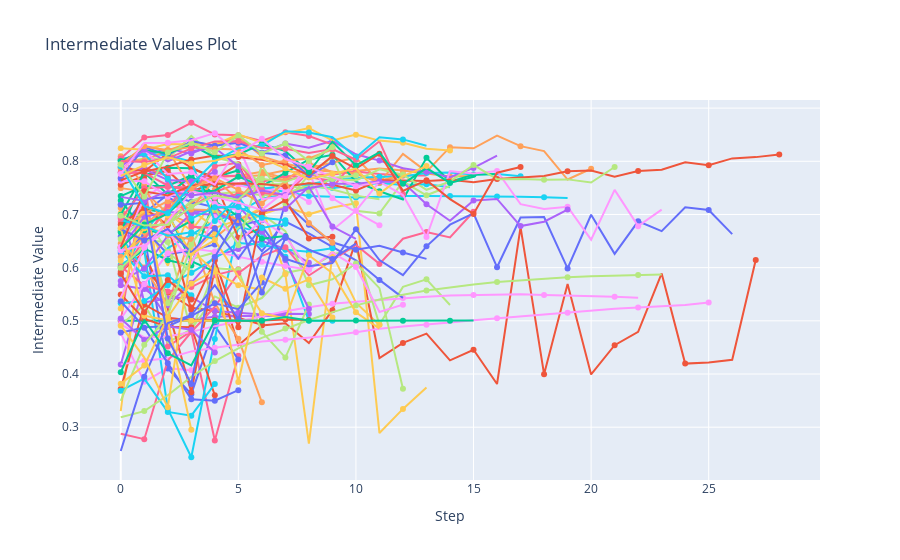

The notebook cell this image was saved under:
### Code cell
optuna.visualization.plot_intermediate_values(study)

### Figure 1 — Plotly figure (JSON) as saved in the notebook; plotly's stock layout.template omitted (floating-point values rounded to 4 significant figures)
{"data": [{"marker": {"maxdisplayed": 10}, "mode": "lines+markers", "name": "Trial0", "type": "scatter", "x": [0, 1, 2, 3, 4, 5, 6], "y": [0.6584, 0.7027, 0.7375, 0.7239, 0.7133, 0.6788, 0.689]}, {"marker": {"maxdisplayed": 10}, "mode": "lines+markers", "name": "Trial1", "type": "scatter", "x": [0, 1, 2, 3, 4, 5, 6], "y": [0.6388, 0.5978, 0.553, 0.5249, 0.5187, 0.5051, 0.4925]}, {"marker": {"maxdisplayed": 10}, "mode": "lines+markers", "name": "Trial2", "type": "scatter", "x": [0, 1, 2, 3, 4, 5, 6], "y": [0.5, 0.5, 0.5, 0.5, 0.5, 0.5, 0.5]}, {"marker": {"maxdisplayed": 10}, "mode": "lines+markers", "name": "Trial3", "type": "scatter", "x": [0, 1, 2, 3, 4, 5, 6, 7], "y": [0.4179, 0.5694, 0.5045, 0.5026, 0.5078, 0.5093, 0.5092, 0.51]}, {"marker": {"maxdisplayed": 10}, "mode": "lines+markers", "name": "Trial4", "type": "scatter", "x": [0, 1, 2, 3, 4, 5], "y": [0.7495, 0.7435, 0.7015, 0.6822, 0.6555, 0.6926]}, {"marker": {"maxdisplayed": 10}, "mode": "lines+markers", "name": "Trial5", "type": "scatter", "x": [0, 1, 2, 3, 4, 5, 6, 7, 8, 9, 10, 11, 12, 13, 14, 15, 16, 17, 18, 19], "y": [0.5868, 0.6675, 0.719, 0.7448, 0.7564, 0.7574, 0.7509, 0.7421, 0.7348, 0.7326, 0.7317, 0.7331, 0.735, 0.7349, 0.7348, 0.7339, 0.7336, 0.7335, 0.7325, 0.7311]}, {"marker": {"maxdisplayed": 10}, "mode": "lines+markers", "name": "Trial6", "type": "scatter", "x": [0, 1, 2, 3, 4, 5], "y": [0.5001, 0.7657, 0.4519, 0.48, 0.2751, 0.4343]}, {"marker": {"maxdisplayed": 10}, "mode": "lines+markers", "name": "Trial7", "type": "scatter", "x": [0, 1, 2, 3, 4, 5, 6, 7, 8, 9, 10, 11, 12, 13, 14], "y": [0.492, 0.5298, 0.4592, 0.4842, 0.5459, 0.5247, 0.5429, 0.5901, 0.5989, 0.6243, 0.6372, 0.4929, 0.5638, 0.578, 0.5298]}, {"marker": {"maxdisplayed": 10}, "mode": "lines+markers", "name": "Trial8", "type": "scatter", "x": [0, 1, 2, 3], "y": [0.477, 0.3853, 0.4111, 0.4071]}, {"marker": {"maxdisplayed": 10}, "mode": "lines+markers", "name": "Trial9", "type": "scatter", "x": [0, 1, 2, 3, 4, 5, 6, 7, 8, 9, 10, 11], "y": [0.3301, 0.6879, 0.6037, 0.7091, 0.6749, 0.6897, 0.7129, 0.5877, 0.269, 0.6251, 0.5342, 0.4924]}, {"marker": {"maxdisplayed": 10}, "mode": "lines+markers", "name": "Trial10", "type": "scatter", "x": [0, 1, 2, 3, 4, 5], "y": [0.6276, 0.6604, 0.4106, 0.3621, 0.4906, 0.4273]}, {"marker": {"maxdisplayed": 10}, "mode": "lines+markers", "name": "Trial11", "type": "scatter", "x": [0, 1, 2, 3, 4, 5, 6, 7, 8, 9, 10, 11, 12, 13, 14, 15, 16, 17, 18, 19, 20, 21, 22, 23, 24, 25, 26, 27], "y": [0.5923, 0.629, 0.523, 0.3656, 0.5994, 0.4539, 0.4913, 0.4953, 0.4582, 0.52, 0.6505, 0.4301, 0.4585, 0.4759, 0.4257, 0.4456, 0.3812, 0.6761, 0.3998, 0.5692, 0.3992, 0.4541, 0.4794, 0.5891, 0.4196, 0.4218, 0.4267, 0.6143]}, {"marker": {"maxdisplayed": 10}, "mode": "lines+markers", "name": "Trial12", "type": "scatter", "x": [0, 1, 2, 3, 4], "y": [0.6695, 0.7101, 0.703, 0.612, 0.5924]}, {"marker": {"maxdisplayed": 10}, "mode": "lines+markers", "name": "Trial13", "type": "scatter", "x": [0, 1, 2, 3, 4, 5, 6, 7, 8], "y": [0.7186, 0.5346, 0.5422, 0.5448, 0.5185, 0.5151, 0.5119, 0.5132, 0.5127]}, {"marker": {"maxdisplayed": 10}, "mode": "lines+markers", "name": "Trial14", "type": "scatter", "x": [0, 1, 2, 3, 4, 5, 6], "y": [0.6456, 0.6001, 0.5299, 0.6637, 0.5331, 0.4664, 0.3467]}, {"marker": {"maxdisplayed": 10}, "mode": "lines+markers", "name": "Trial15", "type": "scatter", "x": [0, 1, 2, 3, 4, 5, 6, 7, 8, 9], "y": [0.6054, 0.6328, 0.3344, 0.2435, 0.4659, 0.6776, 0.6651, 0.6204, 0.5, 0.5]}, {"marker": {"maxdisplayed": 10}, "mode": "lines+markers", "name": "Trial16", "type": "scatter", "x": [0, 1, 2, 3, 4, 5], "y": [0.6025, 0.5658, 0.5551, 0.5636, 0.5859, 0.5968]}, {"marker": {"maxdisplayed": 10}, "mode": "lines+markers", "name": "Trial17", "type": "scatter", "x": [0, 1, 2, 3, 4, 5, 6, 7, 8], "y": [0.6746, 0.6517, 0.6484, 0.4798, 0.599, 0.5959, 0.4794, 0.4309, 0.5307]}, {"marker": {"maxdisplayed": 10}, "mode": "lines+markers", "name": "Trial18", "type": "scatter", "x": [0, 1, 2, 3, 4, 5, 6, 7, 8, 9, 10, 11, 12, 13, 14, 15, 16, 17, 18, 19, 20, 21, 22], "y": [0.4932, 0.4689, 0.4707, 0.4792, 0.49, 0.4998, 0.5093, 0.5182, 0.5255, 0.5321, 0.5359, 0.5394, 0.5427, 0.5452, 0.5476, 0.5488, 0.5498, 0.5499, 0.5488, 0.5479, 0.547, 0.5455, 0.5433]}, {"marker": {"maxdisplayed": 10}, "mode": "lines+markers", "name": "Trial19", "type": "scatter", "x": [0, 1, 2, 3, 4, 5, 6, 7, 8, 9, 10, 11, 12, 13], "y": [0.7025, 0.6988, 0.7023, 0.6698, 0.7264, 0.6867, 0.7005, 0.7146, 0.7003, 0.7131, 0.7213, 0.289, 0.3344, 0.3746]}, {"marker": {"maxdisplayed": 10}, "mode": "lines+markers", "name": "Trial20", "type": "scatter", "x": [0, 1, 2, 3, 4], "y": [0.6953, 0.6715, 0.6253, 0.632, 0.6437]}, {"marker": {"maxdisplayed": 10}, "mode": "lines+markers", "name": "Trial21", "type": "scatter", "x": [0, 1, 2, 3, 4, 5, 6, 7, 8], "y": [0.3718, 0.5308, 0.506, 0.5005, 0.5016, 0.5003, 0.5007, 0.5027, 0.5017]}, {"marker": {"maxdisplayed": 10}, "mode": "lines+markers", "name": "Trial22", "type": "scatter", "x": [0, 1, 2, 3, 4], "y": [0.5996, 0.6361, 0.614, 0.6042, 0.7306]}, {"marker": {"maxdisplayed": 10}, "mode": "lines+markers", "name": "Trial23", "type": "scatter", "x": [0, 1, 2, 3, 4, 5, 6, 7, 8], "y": [0.567, 0.56, 0.5292, 0.5715, 0.6216, 0.6349, 0.6507, 0.6352, 0.6093]}, {"marker": {"maxdisplayed": 10}, "mode": "lines+markers", "name": "Trial24", "type": "scatter", "x": [0, 1, 2, 3, 4, 5, 6, 7, 8, 9, 10, 11, 12, 13, 14, 15], "y": [0.712, 0.6619, 0.691, 0.7227, 0.7466, 0.7711, 0.7739, 0.7829, 0.7742, 0.7756, 0.7818, 0.7863, 0.7826, 0.7767, 0.7714, 0.7725]}, {"marker": {"maxdisplayed": 10}, "mode": "lines+markers", "name": "Trial25", "type": "scatter", "x": [0, 1, 2, 3, 4, 5, 6, 7, 8, 9, 10, 11, 12, 13, 14], "y": [0.6586, 0.5964, 0.6368, 0.6626, 0.6876, 0.7035, 0.7297, 0.7385, 0.7525, 0.7497, 0.754, 0.7593, 0.7556, 0.757, 0.7512]}, {"marker": {"maxdisplayed": 10}, "mode": "lines+markers", "name": "Trial26", "type": "scatter", "x": [0, 1, 2, 3, 4, 5, 6, 7, 8, 9, 10, 11, 12, 13], "y": [0.6863, 0.6753, 0.6827, 0.7136, 0.7423, 0.758, 0.7646, 0.7644, 0.7733, 0.7753, 0.7809, 0.7763, 0.7734, 0.7731]}, {"marker": {"maxdisplayed": 10}, "mode": "lines+markers", "name": "Trial27", "type": "scatter", "x": [0, 1, 2, 3], "y": [0.6992, 0.6987, 0.6295, 0.5908]}, {"marker": {"maxdisplayed": 10}, "mode": "lines+markers", "name": "Trial28", "type": "scatter", "x": [0, 1, 2, 3, 4, 5, 6, 7, 8, 9, 10, 11, 12, 13, 14, 15, 16, 17, 18, 19, 20, 21, 22, 23, 24, 25], "y": [0.4181, 0.4251, 0.4296, 0.4426, 0.4494, 0.455, 0.4611, 0.4642, 0.4682, 0.4725, 0.4787, 0.4852, 0.4892, 0.4924, 0.4967, 0.5013, 0.5048, 0.5083, 0.5126, 0.515, 0.5195, 0.523, 0.5251, 0.5276, 0.5299, 0.5347]}, {"marker": {"maxdisplayed": 10}, "mode": "lines+markers", "name": "Trial29", "type": "scatter", "x": [0, 1, 2, 3, 4], "y": [0.6688, 0.7032, 0.6984, 0.6275, 0.6659]}, {"marker": {"maxdisplayed": 10}, "mode": "lines+markers", "name": "Trial30", "type": "scatter", "x": [0, 1, 2, 3, 4, 5, 6, 7, 8, 9, 10, 11, 12], "y": [0.6725, 0.7291, 0.7326, 0.7076, 0.707, 0.6833, 0.6309, 0.6867, 0.6645, 0.6393, 0.6139, 0.577, 0.5431]}, {"marker": {"maxdisplayed": 10}, "mode": "lines+markers", "name": "Trial31", "type": "scatter", "x": [0, 1, 2, 3, 4], "y": [0.5495, 0.5036, 0.4889, 0.4882, 0.3601]}, {"marker": {"maxdisplayed": 10}, "mode": "lines+markers", "name": "Trial32", "type": "scatter", "x": [0, 1, 2, 3], "y": [0.7262, 0.6705, 0.6638, 0.6878]}, {"marker": {"maxdisplayed": 10}, "mode": "lines+markers", "name": "Trial33", "type": "scatter", "x": [0, 1, 2, 3, 4, 5, 6, 7, 8], "y": [0.5748, 0.5983, 0.6604, 0.7019, 0.7117, 0.7161, 0.6676, 0.6137, 0.5222]}, {"marker": {"maxdisplayed": 10}, "mode": "lines+markers", "name": "Trial34", "type": "scatter", "x": [0, 1, 2, 3, 4, 5, 6, 7, 8, 9, 10, 11, 12], "y": [0.6202, 0.6582, 0.709, 0.7548, 0.7699, 0.7727, 0.7801, 0.7679, 0.7848, 0.7807, 0.776, 0.7636, 0.7734]}, {"marker": {"maxdisplayed": 10}, "mode": "lines+markers", "name": "Trial35", "type": "scatter", "x": [0, 1, 2, 3, 4, 5, 6, 7, 8, 9], "y": [0.5331, 0.5372, 0.567, 0.5902, 0.618, 0.6464, 0.6431, 0.6336, 0.6298, 0.6365]}, {"marker": {"maxdisplayed": 10}, "mode": "lines+markers", "name": "Trial36", "type": "scatter", "x": [0, 1, 2, 3, 4, 5, 6, 7, 8, 9, 10, 11, 12, 13, 14, 15], "y": [0.2878, 0.2775, 0.425, 0.479, 0.5265, 0.5897, 0.6222, 0.6386, 0.5852, 0.6144, 0.6427, 0.6071, 0.6544, 0.6669, 0.6569, 0.7051]}, {"marker": {"maxdisplayed": 10}, "mode": "lines+markers", "name": "Trial37", "type": "scatter", "x": [0, 1, 2, 3, 4, 5, 6, 7, 8, 9, 10, 11, 12], "y": [0.6537, 0.6945, 0.5332, 0.616, 0.6285, 0.6753, 0.7006, 0.6687, 0.567, 0.5781, 0.6076, 0.5615, 0.3724]}, {"marker": {"maxdisplayed": 10}, "mode": "lines+markers", "name": "Trial38", "type": "scatter", "x": [0, 1, 2, 3, 4, 5, 6, 7, 8], "y": [0.5034, 0.5689, 0.6269, 0.6358, 0.6302, 0.6201, 0.6111, 0.603, 0.5963]}, {"marker": {"maxdisplayed": 10}, "mode": "lines+markers", "name": "Trial39", "type": "scatter", "x": [0, 1, 2, 3, 4, 5], "y": [0.5234, 0.7343, 0.5, 0.5, 0.5, 0.5]}, {"marker": {"maxdisplayed": 10}, "mode": "lines+markers", "name": "Trial40", "type": "scatter", "x": [0, 1, 2, 3, 4, 5], "y": [0.4782, 0.4872, 0.4204, 0.3523, 0.3497, 0.3696]}, {"marker": {"maxdisplayed": 10}, "mode": "lines+markers", "name": "Trial41", "type": "scatter", "x": [0, 1, 2, 3, 4, 5, 6], "y": [0.6811, 0.7123, 0.6798, 0.5206, 0.6137, 0.4877, 0.7016]}, {"marker": {"maxdisplayed": 10}, "mode": "lines+markers", "name": "Trial42", "type": "scatter", "x": [0, 1, 2, 3, 4, 5], "y": [0.6664, 0.7736, 0.7879, 0.7868, 0.7696, 0.783]}, {"marker": {"maxdisplayed": 10}, "mode": "lines+markers", "name": "Trial43", "type": "scatter", "x": [0, 1, 2, 3, 4, 5], "y": [0.6365, 0.6955, 0.7046, 0.7019, 0.6993, 0.69]}, {"marker": {"maxdisplayed": 10}, "mode": "lines+markers", "name": "Trial44", "type": "scatter", "x": [0, 1, 2, 3, 4, 5, 6], "y": [0.6379, 0.6793, 0.7176, 0.7091, 0.7077, 0.6896, 0.7086]}, {"marker": {"maxdisplayed": 10}, "mode": "lines+markers", "name": "Trial45", "type": "scatter", "x": [0, 1, 2, 3], "y": [0.6315, 0.5838, 0.5855, 0.5481]}, {"marker": {"maxdisplayed": 10}, "mode": "lines+markers", "name": "Trial46", "type": "scatter", "x": [0, 1, 2, 3, 4, 5, 6, 7, 8, 9], "y": [0.5883, 0.6531, 0.7171, 0.7588, 0.7718, 0.773, 0.7616, 0.7724, 0.77, 0.7634]}, {"marker": {"maxdisplayed": 10}, "mode": "lines+markers", "name": "Trial47", "type": "scatter", "x": [0, 1, 2, 3, 4, 5, 6, 7, 8, 9, 10, 11], "y": [0.5991, 0.6403, 0.6839, 0.7261, 0.7384, 0.7424, 0.7362, 0.7386, 0.7558, 0.7469, 0.7354, 0.7286]}, {"marker": {"maxdisplayed": 10}, "mode": "lines+markers", "name": "Trial48", "type": "scatter", "x": [0, 1, 2, 3, 4, 5, 6, 7, 8], "y": [0.6395, 0.731, 0.7604, 0.7585, 0.7753, 0.7554, 0.7445, 0.7498, 0.7234]}, {"marker": {"maxdisplayed": 10}, "mode": "lines+markers", "name": "Trial49", "type": "scatter", "x": [0, 1, 2, 3, 4, 5, 6], "y": [0.6128, 0.6739, 0.6661, 0.6333, 0.5929, 0.5668, 0.5583]}, {"marker": {"maxdisplayed": 10}, "mode": "lines+markers", "name": "Trial50", "type": "scatter", "x": [0, 1, 2, 3, 4, 5, 6, 7, 8, 9, 10, 11, 12, 13], "y": [0.5368, 0.488, 0.4899, 0.5094, 0.5328, 0.5218, 0.5723, 0.7214, 0.6807, 0.6478, 0.6336, 0.6411, 0.6284, 0.6165]}, {"marker": {"maxdisplayed": 10}, "mode": "lines+markers", "name": "Trial51", "type": "scatter", "x": [0, 1, 2, 3, 4, 5, 6], "y": [0.7557, 0.7724, 0.7824, 0.7413, 0.7618, 0.6563, 0.6754]}, {"marker": {"maxdisplayed": 10}, "mode": "lines+markers", "name": "Trial52", "type": "scatter", "x": [0, 1, 2, 3, 4, 5, 6, 7], "y": [0.7345, 0.7534, 0.7537, 0.7737, 0.7245, 0.6965, 0.6545, 0.6597]}, {"marker": {"maxdisplayed": 10}, "mode": "lines+markers", "name": "Trial53", "type": "scatter", "x": [0, 1, 2, 3, 4], "y": [0.5046, 0.464, 0.4897, 0.4833, 0.4405]}, {"marker": {"maxdisplayed": 10}, "mode": "lines+markers", "name": "Trial54", "type": "scatter", "x": [0, 1, 2, 3], "y": [0.8095, 0.7546, 0.6608, 0.6534]}, {"marker": {"maxdisplayed": 10}, "mode": "lines+markers", "name": "Trial55", "type": "scatter", "x": [0, 1, 2, 3, 4], "y": [0.3687, 0.3913, 0.3287, 0.3217, 0.3813]}, {"marker": {"maxdisplayed": 10}, "mode": "lines+markers", "name": "Trial56", "type": "scatter", "x": [0, 1, 2, 3, 4], "y": [0.7692, 0.7885, 0.7716, 0.6768, 0.6747]}, {"marker": {"maxdisplayed": 10}, "mode": "lines+markers", "name": "Trial57", "type": "scatter", "x": [0, 1, 2, 3, 4, 5, 6, 7, 8, 9, 10, 11, 12, 13, 14, 15, 16, 17, 18, 19, 20, 21, 22, 23], "y": [0.3187, 0.3302, 0.3601, 0.3946, 0.4243, 0.4482, 0.468, 0.4854, 0.5016, 0.5164, 0.5291, 0.5401, 0.5493, 0.5569, 0.5632, 0.5684, 0.5729, 0.5762, 0.5793, 0.5819, 0.5837, 0.5853, 0.5861, 0.587]}, {"marker": {"maxdisplayed": 10}, "mode": "lines+markers", "name": "Trial58", "type": "scatter", "x": [0, 1, 2, 3, 4, 5, 6, 7, 8, 9, 10, 11, 12], "y": [0.6324, 0.6424, 0.6692, 0.6083, 0.6953, 0.6479, 0.6901, 0.6593, 0.596, 0.6286, 0.6011, 0.5165, 0.5304]}, {"marker": {"maxdisplayed": 10}, "mode": "lines+markers", "name": "Trial59", "type": "scatter", "x": [0, 1, 2, 3], "y": [0.6739, 0.5097, 0.5008, 0.2954]}, {"marker": {"maxdisplayed": 10}, "mode": "lines+markers", "name": "Trial60", "type": "scatter", "x": [0, 1, 2, 3, 4, 5, 6, 7, 8, 9, 10, 11, 12, 13, 14, 15, 16, 17, 18, 19, 20, 21, 22, 23, 24, 25, 26], "y": [0.6726, 0.6511, 0.6726, 0.6287, 0.6739, 0.6168, 0.6783, 0.6166, 0.6025, 0.6086, 0.6723, 0.6144, 0.5858, 0.6401, 0.6808, 0.7021, 0.6009, 0.6942, 0.6953, 0.5986, 0.6994, 0.6259, 0.6872, 0.6686, 0.7135, 0.7084, 0.663]}, {"marker": {"maxdisplayed": 10}, "mode": "lines+markers", "name": "Trial61", "type": "scatter", "x": [0, 1, 2, 3], "y": [0.5888, 0.5161, 0.5769, 0.5402]}, {"marker": {"maxdisplayed": 10}, "mode": "lines+markers", "name": "Trial62", "type": "scatter", "x": [0, 1, 2, 3, 4], "y": [0.6996, 0.779, 0.7378, 0.7718, 0.7376]}, {"marker": {"maxdisplayed": 10}, "mode": "lines+markers", "name": "Trial64", "type": "scatter", "x": [0, 1, 2, 3, 4], "y": [0.7792, 0.7855, 0.7647, 0.7623, 0.7802]}, {"marker": {"maxdisplayed": 10}, "mode": "lines+markers", "name": "Trial65", "type": "scatter", "x": [0, 1, 2, 3, 4, 5, 6, 7, 8, 9, 10, 11, 12, 13, 14, 15, 16, 17, 18, 19, 20], "y": [0.6712, 0.7019, 0.725, 0.7099, 0.767, 0.7279, 0.7768, 0.7635, 0.7969, 0.7795, 0.7776, 0.7594, 0.8139, 0.7805, 0.8266, 0.8244, 0.8483, 0.8285, 0.8191, 0.7657, 0.786]}, {"marker": {"maxdisplayed": 10}, "mode": "lines+markers", "name": "Trial66", "type": "scatter", "x": [0, 1, 2, 3, 4, 5, 6, 7, 8, 9, 10, 11, 12, 13, 14, 15, 16, 17], "y": [0.6897, 0.6779, 0.6601, 0.6664, 0.6536, 0.7337, 0.748, 0.755, 0.7566, 0.7655, 0.7684, 0.7711, 0.7713, 0.778, 0.7791, 0.7752, 0.7762, 0.7717]}, {"marker": {"maxdisplayed": 10}, "mode": "lines+markers", "name": "Trial67", "type": "scatter", "x": [0, 1, 2, 3, 4, 5, 6], "y": [0.6918, 0.7493, 0.7515, 0.7514, 0.7311, 0.7379, 0.747]}, {"marker": {"maxdisplayed": 10}, "mode": "lines+markers", "name": "Trial68", "type": "scatter", "x": [0, 1, 2, 3, 4, 5, 6, 7, 8, 9, 10, 11, 12, 13, 14], "y": [0.3497, 0.4549, 0.5097, 0.6432, 0.7116, 0.6422, 0.7932, 0.72, 0.7751, 0.8077, 0.7071, 0.7019, 0.7618, 0.7361, 0.7536]}, {"marker": {"maxdisplayed": 10}, "mode": "lines+markers", "name": "Trial69", "type": "scatter", "x": [0, 1, 2, 3, 4, 5], "y": [0.7634, 0.7624, 0.7334, 0.7484, 0.7202, 0.7079]}, {"marker": {"maxdisplayed": 10}, "mode": "lines+markers", "name": "Trial70", "type": "scatter", "x": [0, 1, 2, 3, 4, 5, 6, 7, 8, 9], "y": [0.3816, 0.416, 0.5069, 0.5702, 0.5956, 0.3851, 0.5815, 0.5602, 0.5779, 0.5063]}, {"marker": {"maxdisplayed": 10}, "mode": "lines+markers", "name": "Trial71", "type": "scatter", "x": [0, 1, 2, 3, 4, 5, 6, 7, 8, 9, 10], "y": [0.2552, 0.3946, 0.4957, 0.5107, 0.5671, 0.503, 0.6257, 0.6585, 0.6337, 0.6163, 0.6453]}, {"marker": {"maxdisplayed": 10}, "mode": "lines+markers", "name": "Trial72", "type": "scatter", "x": [0, 1, 2, 3, 4, 5, 6, 7, 8, 9], "y": [0.789, 0.7807, 0.8153, 0.7883, 0.7667, 0.7944, 0.702, 0.7268, 0.655, 0.6581]}, {"marker": {"maxdisplayed": 10}, "mode": "lines+markers", "name": "Trial73", "type": "scatter", "x": [0, 1, 2, 3, 4, 5, 6, 7, 8, 9, 10, 11, 12, 13, 14, 15, 16], "y": [0.6357, 0.6811, 0.7013, 0.743, 0.7447, 0.7711, 0.7532, 0.7779, 0.8035, 0.8123, 0.7616, 0.7437, 0.7282, 0.8064, 0.7615, 0.7749, 0.7762]}, {"marker": {"maxdisplayed": 10}, "mode": "lines+markers", "name": "Trial74", "type": "scatter", "x": [0, 1, 2, 3, 4, 5, 6, 7, 8, 9, 10, 11, 12, 13, 14, 15, 16], "y": [0.8043, 0.812, 0.8235, 0.8146, 0.8319, 0.838, 0.8168, 0.8334, 0.8254, 0.8385, 0.8131, 0.8013, 0.7868, 0.7801, 0.7702, 0.7875, 0.8108]}, {"marker": {"maxdisplayed": 10}, "mode": "lines+markers", "name": "Trial75", "type": "scatter", "x": [0, 1, 2, 3, 4, 5, 6, 7, 8, 9, 10, 11, 12], "y": [0.7858, 0.8288, 0.8202, 0.836, 0.8302, 0.8457, 0.8092, 0.7954, 0.7864, 0.7977, 0.8066, 0.7615, 0.7761]}, {"marker": {"maxdisplayed": 10}, "mode": "lines+markers", "name": "Trial76", "type": "scatter", "x": [0, 1, 2, 3, 4, 5, 6, 7], "y": [0.8026, 0.8157, 0.8108, 0.7995, 0.6877, 0.733, 0.6746, 0.6825]}, {"marker": {"maxdisplayed": 10}, "mode": "lines+markers", "name": "Trial77", "type": "scatter", "x": [0, 1, 2, 3, 4, 5, 6, 7, 8, 9, 10, 11, 12], "y": [0.7791, 0.7782, 0.7545, 0.7426, 0.7909, 0.7971, 0.7409, 0.7358, 0.7808, 0.751, 0.803, 0.8377, 0.7381]}, {"marker": {"maxdisplayed": 10}, "mode": "lines+markers", "name": "Trial79", "type": "scatter", "x": [0, 1, 2, 3, 4, 5, 6, 7, 8, 9, 10], "y": [0.7973, 0.8052, 0.8048, 0.8477, 0.8076, 0.7963, 0.7563, 0.7574, 0.7444, 0.7686, 0.7734]}, {"marker": {"maxdisplayed": 10}, "mode": "lines+markers", "name": "Trial80", "type": "scatter", "x": [0, 1, 2, 3, 4, 5, 6, 7, 8, 9, 10, 11, 12, 13, 14, 15, 16, 17, 18, 19, 20, 21, 22, 23], "y": [0.544, 0.6373, 0.6865, 0.7438, 0.7333, 0.7222, 0.7087, 0.7439, 0.7813, 0.6704, 0.7068, 0.7616, 0.7365, 0.6576, 0.7814, 0.7769, 0.7817, 0.7195, 0.7104, 0.7145, 0.6526, 0.7462, 0.678, 0.7092]}, {"marker": {"maxdisplayed": 10}, "mode": "lines+markers", "name": "Trial81", "type": "scatter", "x": [0, 1, 2, 3, 4, 5, 6, 7, 8, 9, 10, 11], "y": [0.491, 0.4309, 0.3373, 0.6261, 0.6518, 0.5833, 0.5141, 0.5043, 0.6232, 0.5894, 0.5161, 0.4853]}, {"marker": {"maxdisplayed": 10}, "mode": "lines+markers", "name": "Trial82", "type": "scatter", "x": [0, 1, 2, 3, 4, 5, 6, 7], "y": [0.7181, 0.7219, 0.4666, 0.3813, 0.62, 0.6965, 0.5533, 0.6558]}, {"marker": {"maxdisplayed": 10}, "mode": "lines+markers", "name": "Trial83", "type": "scatter", "x": [0, 1, 2, 3, 4, 5, 6, 7, 8, 9, 10, 11, 12, 13, 14, 15, 16, 17, 18, 19, 20, 21, 22, 23, 24, 25, 26, 27, 28], "y": [0.6389, 0.7436, 0.7358, 0.7543, 0.7574, 0.7582, 0.7574, 0.7526, 0.7587, 0.7559, 0.7451, 0.7642, 0.7638, 0.7628, 0.7654, 0.7608, 0.7665, 0.7693, 0.7725, 0.7812, 0.7826, 0.7709, 0.7818, 0.7841, 0.798, 0.7927, 0.8055, 0.8078, 0.8127]}, {"marker": {"maxdisplayed": 10}, "mode": "lines+markers", "name": "Trial84", "type": "scatter", "x": [0, 1, 2, 3, 4, 5, 6, 7, 8, 9, 10, 11, 12, 13, 14, 15], "y": [0.4033, 0.502, 0.4389, 0.416, 0.5008, 0.5006, 0.5004, 0.5072, 0.5005, 0.5002, 0.5004, 0.5002, 0.5002, 0.5002, 0.5002, 0.5005]}, {"marker": {"maxdisplayed": 10}, "mode": "lines+markers", "name": "Trial85", "type": "scatter", "x": [0, 1, 2, 3, 4, 5, 6, 7, 8, 9, 10, 11, 12, 13, 14, 15, 16, 17, 18, 19], "y": [0.7331, 0.7254, 0.7439, 0.7359, 0.7411, 0.7304, 0.7451, 0.7365, 0.7494, 0.7576, 0.7577, 0.7622, 0.7607, 0.7192, 0.688, 0.7263, 0.7291, 0.6781, 0.6864, 0.7093]}, {"marker": {"maxdisplayed": 10}, "mode": "lines+markers", "name": "Trial86", "type": "scatter", "x": [0, 1, 2, 3, 4, 5, 6, 7, 8, 9], "y": [0.8039, 0.8013, 0.8213, 0.7488, 0.7682, 0.7463, 0.7208, 0.7633, 0.6841, 0.6469]}, {"marker": {"maxdisplayed": 10}, "mode": "lines+markers", "name": "Trial87", "type": "scatter", "x": [0, 1, 2, 3, 4, 5, 6, 7], "y": [0.8019, 0.8141, 0.7671, 0.692, 0.7136, 0.7138, 0.694, 0.689]}, {"marker": {"maxdisplayed": 10}, "mode": "lines+markers", "name": "Trial88", "type": "scatter", "x": [0, 1, 2, 3, 4, 5, 6, 7, 8, 9], "y": [0.8051, 0.8449, 0.8495, 0.8725, 0.8504, 0.8489, 0.8382, 0.8545, 0.8476, 0.8313]}, {"marker": {"maxdisplayed": 10}, "mode": "lines+markers", "name": "Trial89", "type": "scatter", "x": [0, 1, 2, 3, 4, 5, 6, 7, 8, 9, 10, 11, 12, 13, 14, 15, 16, 17, 18, 19, 20, 21], "y": [0.6978, 0.6791, 0.6811, 0.7146, 0.7355, 0.7278, 0.7673, 0.7609, 0.778, 0.7669, 0.7641, 0.7849, 0.775, 0.7464, 0.7617, 0.7931, 0.7663, 0.7666, 0.7652, 0.766, 0.76, 0.7892]}, {"marker": {"maxdisplayed": 10}, "mode": "lines+markers", "name": "Trial90", "type": "scatter", "x": [0, 1, 2, 3, 4, 5, 6, 7, 8, 9, 10, 11], "y": [0.7885, 0.8218, 0.776, 0.7794, 0.7559, 0.8283, 0.7287, 0.7341, 0.7978, 0.7305, 0.7044, 0.6798]}, {"marker": {"maxdisplayed": 10}, "mode": "lines+markers", "name": "Trial91", "type": "scatter", "x": [0, 1, 2, 3, 4, 5, 6, 7, 8, 9, 10, 11, 12, 13, 14], "y": [0.8245, 0.8217, 0.8325, 0.8318, 0.8306, 0.8506, 0.8344, 0.8528, 0.8624, 0.839, 0.8501, 0.8389, 0.8349, 0.8236, 0.8203]}, {"marker": {"maxdisplayed": 10}, "mode": "lines+markers", "name": "Trial92", "type": "scatter", "x": [0, 1, 2, 3, 4, 5, 6, 7, 8, 9], "y": [0.7679, 0.8266, 0.8117, 0.8381, 0.8292, 0.835, 0.8162, 0.8115, 0.7723, 0.7982]}, {"marker": {"maxdisplayed": 10}, "mode": "lines+markers", "name": "Trial93", "type": "scatter", "x": [0, 1, 2, 3, 4, 5, 6, 7, 8, 9, 10, 11, 12, 13, 14, 15, 16, 17], "y": [0.7643, 0.781, 0.7899, 0.8035, 0.8107, 0.8082, 0.8027, 0.7943, 0.7736, 0.8102, 0.7863, 0.8142, 0.7444, 0.7644, 0.7288, 0.701, 0.7785, 0.7894]}, {"marker": {"maxdisplayed": 10}, "mode": "lines+markers", "name": "Trial94", "type": "scatter", "x": [0, 1, 2, 3, 4, 5, 6, 7, 8, 9, 10, 11, 12, 13, 14, 15], "y": [0.8004, 0.8208, 0.8152, 0.8311, 0.8074, 0.8127, 0.8325, 0.8192, 0.7797, 0.8368, 0.7922, 0.817, 0.7575, 0.7873, 0.7593, 0.771]}, {"marker": {"maxdisplayed": 10}, "mode": "lines+markers", "name": "Trial95", "type": "scatter", "x": [0, 1, 2, 3, 4, 5, 6, 7, 8, 9, 10], "y": [0.7908, 0.8216, 0.7999, 0.8187, 0.8253, 0.7905, 0.7071, 0.7104, 0.752, 0.6772, 0.654]}, {"marker": {"maxdisplayed": 10}, "mode": "lines+markers", "name": "Trial96", "type": "scatter", "x": [0, 1, 2, 3, 4, 5, 6, 7, 8, 9], "y": [0.7943, 0.8282, 0.8202, 0.8266, 0.8236, 0.8221, 0.7931, 0.8009, 0.8054, 0.8224]}, {"marker": {"maxdisplayed": 10}, "mode": "lines+markers", "name": "Trial97", "type": "scatter", "x": [0, 1, 2, 3, 4, 5, 6, 7, 8, 9, 10, 11, 12, 13], "y": [0.7903, 0.7157, 0.7023, 0.756, 0.8, 0.8246, 0.8293, 0.8565, 0.8539, 0.8452, 0.8078, 0.8452, 0.8412, 0.8293]}, {"marker": {"maxdisplayed": 10}, "mode": "lines+markers", "name": "Trial98", "type": "scatter", "x": [0, 1, 2, 3, 4, 5, 6, 7, 8, 9, 10], "y": [0.8005, 0.7985, 0.8054, 0.8244, 0.8374, 0.8377, 0.8253, 0.8233, 0.8158, 0.823, 0.8028]}, {"marker": {"maxdisplayed": 10}, "mode": "lines+markers", "name": "Trial99", "type": "scatter", "x": [0, 1, 2, 3, 4, 5, 6, 7, 8, 9], "y": [0.7939, 0.7331, 0.8167, 0.8346, 0.817, 0.8491, 0.8146, 0.8334, 0.8004, 0.8262]}, {"marker": {"maxdisplayed": 10}, "mode": "lines+markers", "name": "Trial100", "type": "scatter", "x": [0, 1, 2, 3, 4, 5, 6, 7, 8, 9, 10, 11], "y": [0.7763, 0.8346, 0.8349, 0.8395, 0.8529, 0.815, 0.8424, 0.804, 0.7894, 0.7703, 0.7531, 0.7609]}, {"marker": {"maxdisplayed": 10}, "mode": "lines+markers", "name": "Trial101", "type": "scatter", "x": [0, 1, 2, 3, 4, 5, 6, 7, 8, 9, 10, 11, 12, 13], "y": [0.7725, 0.7929, 0.8075, 0.796, 0.8011, 0.8131, 0.8064, 0.7868, 0.7663, 0.7765, 0.7863, 0.7392, 0.772, 0.791]}], "layout": {"showlegend": false, "title": {"text": "Intermediate Values Plot"}, "xaxis": {"title": {"text": "Step"}}, "yaxis": {"title": {"text": "Intermediate Value"}}}}
